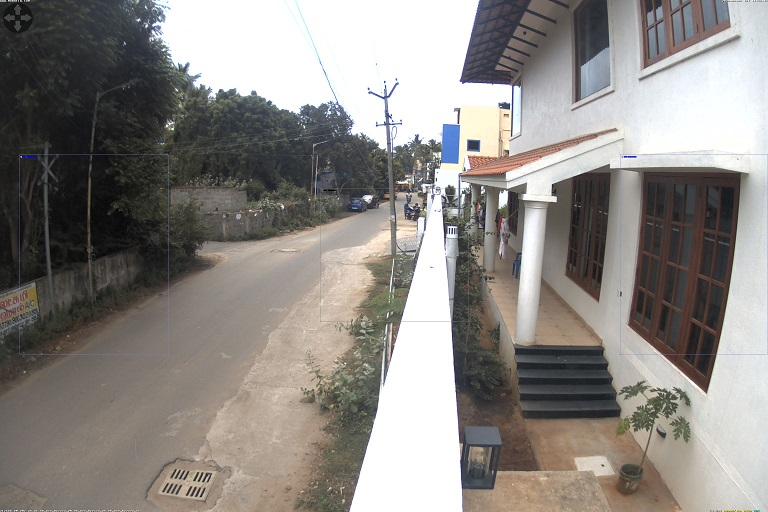
#> input picture street_cam.jpg, 768 x 512 px
$ jupyter execute 'OpenCV Display Text and Inverse Color.ipynb'   (shell and % lines are left out)
#> lines starting #> are read from the running program, lines starting #| are printed output that depends on the picture; after the words box and inside, x2 and y2 are one past the last pixel; in counts of white or black regions, pixels touching at a corner belong together
# Displaying Text on Image in OpenCV

[cell 1]
import cv2
import matplotlib.pyplot as plt

import numpy as np

[cell 2]
img = cv2.imread('./street_cam.jpg')
#> img is the input picture: shape (512, 768, 3); mean B, G, R 132.3, 136.5, 140.5

[cell 3]
plt.figure(figsize=(10,10))
plt.imshow(img[:,:,::-1]);plt.title('Original Image')
print(f'image dimensions: {img.shape}')
#| image dimensions: (512, 768, 3)

## Naive method to display text
***Let us display text and ensure the text height is 5% of the image height***

[cell 4]
TEXT_HEIGHT_PERCENTAGE = 0.05
FONT_THICKNESS=3
FONT_FACE = cv2.FONT_HERSHEY_SIMPLEX
TEXT_TO_DISPLAY = 'The quick brown fox jumps over the lazy dog'
FONT_COLOR = (255, 0, 0)

text_height = int(img.shape[0]*TEXT_HEIGHT_PERCENTAGE) #5% of the image height
#> text_height = 25

# Calculate the fontScale
fontScale = int(cv2.getFontScaleFromHeight(FONT_FACE, text_height, FONT_THICKNESS))
#> fontScale = 1
print(f"fontScale: {fontScale}")
#| fontScale: 1

imagewithText = img.copy()
#display text at (10,10) pixels from bottom left
cv2.putText(imagewithText, TEXT_TO_DISPLAY, (10, imagewithText.shape[0]-10), FONT_FACE, fontScale, FONT_COLOR, FONT_THICKNESS, cv2.LINE_AA);

plt.figure(figsize=(10,10))
plt.imshow(imagewithText[:,:,::-1]);plt.title('Displaying text on image - naive method');

**we can see that the text is clipped (for e.g. look at q. let us fix this**

To solve this, let us first calculate the text width and height. After that we can correctly fix the bottom left position of the text
## Correct way to display text on image

[cell 5]
textSize, baseLine = cv2.getTextSize(TEXT_TO_DISPLAY, FONT_FACE, fontScale, FONT_THICKNESS)
#> textSize = (732, 23); baseLine = 10
textWidth,textHeight = textSize
#> textWidth = 732; textHeight = 23

print(f"text sizes: width = {textWidth}, height = {textHeight}.")
#| text sizes: width = 732, height = 23.
print(f"baselines: {baseLine}")
#| baselines: 10

# Get the coordinates of text box bottom left corner
# The xccordinate will be such that the text is centered, ycoordinate will suchat the baseline is at 10 pixels from bottom
xcoordinate, ycoordinate = (img.shape[1] - textWidth)//2, (img.shape[0] - baseLine - 10)
#> xcoordinate = 18; ycoordinate = 492

print(f"TextBox Bottom Left: ({xcoordinate},{ycoordinate})")
#| TextBox Bottom Left: (18,492)

imagewithText = img.copy()

# Finally Draw the text
cv2.putText(imagewithText, TEXT_TO_DISPLAY, (xcoordinate, ycoordinate), FONT_FACE, fontScale, FONT_COLOR, FONT_THICKNESS, cv2.LINE_AA);
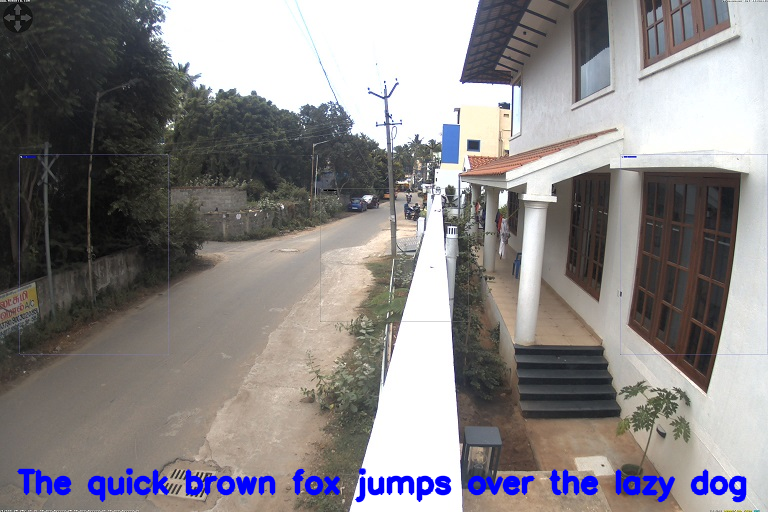
#> imagewithText: shape (512, 768, 3); mean B, G, R 134.5, 133.4, 137.2

plt.figure(figsize=(10,10))
plt.imshow(imagewithText[:,:,::-1]);plt.title('Image with text - no clippings, at center')

## Reversing text color based on the background color - automatically!
**Imagine you want to display text such that the text is always visible irrespective to the background.**

**This is especially required for surveillance cameras when there is significant movement**

**As you can see above the blue color is not clearly visible near the walls**

**Let us see how to display text in just the opposite color of the background, even if the background changes**

This is achieved in 3 steps
1. Extract the pixels of the text area (i.e. the pixels where text is overlaid)
2. Find out which are dark pixels and which are bright pixels in text area
3. Change Pixel values based on the pixel intensity values from text area

__Step-1: Extract text area pixels through masks__

[cell 6]
FONT_COLOR = (255,255,255)
rect_for_text = np.zeros_like(img)
rect_for_text_inv = 255-rect_for_text
rect_with_text = rect_for_text.copy()
rect_with_text_inv = rect_for_text_inv.copy()
cv2.putText(rect_with_text, TEXT_TO_DISPLAY, (xcoordinate, ycoordinate), FONT_FACE, fontScale, FONT_COLOR, FONT_THICKNESS, cv2.LINE_AA);
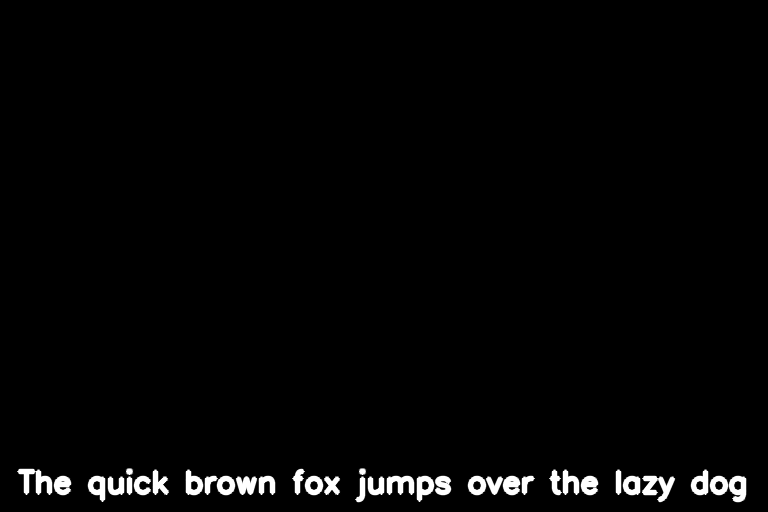
#> rect_with_text: shape (512, 768, 3); min 0, max 255, mean 5
cv2.putText(rect_with_text_inv, TEXT_TO_DISPLAY, (xcoordinate, ycoordinate), FONT_FACE, fontScale, (0,0,0), FONT_THICKNESS, cv2.LINE_AA);
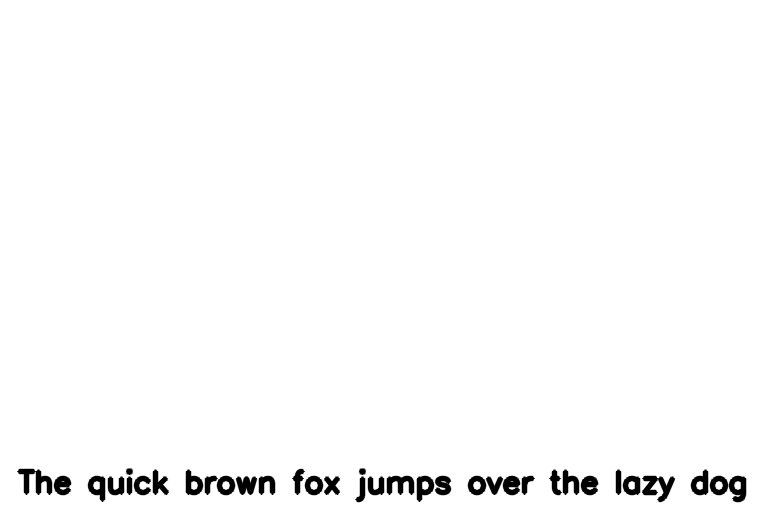
#> rect_with_text_inv: shape (512, 768, 3); min 0, max 255, mean 250
plt.imshow(rect_with_text[:,:,::-1]);plt.title('only text');
plt.figure()
plt.imshow(rect_with_text_inv[:,:,::-1]);plt.title('only text inv');

__step 2: Determine whether background pixels are dark or bright__

[cell 7]
THRESHOLD_INTENSITY_VALUE = 200

img_gray = cv2.cvtColor(img, cv2.COLOR_BGR2GRAY)
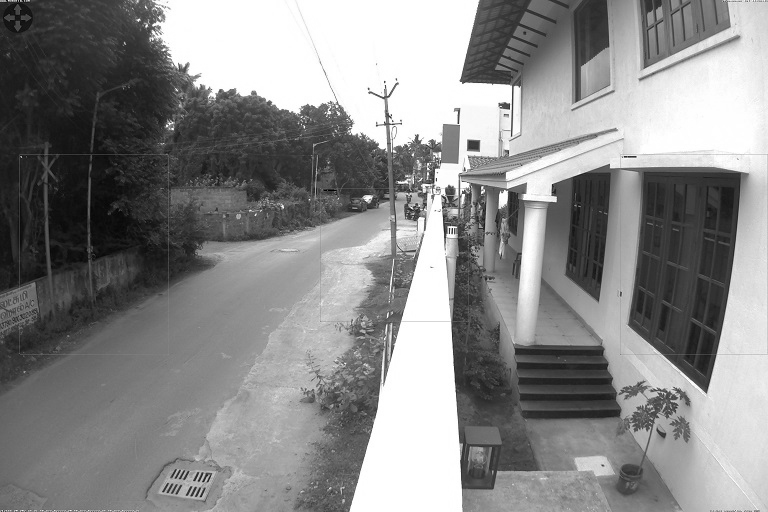
#> img_gray: shape (512, 768); min 0, max 255, mean 137.2
text_pixels_gray = np.bitwise_and(img_gray, rect_with_text[:,:,0])
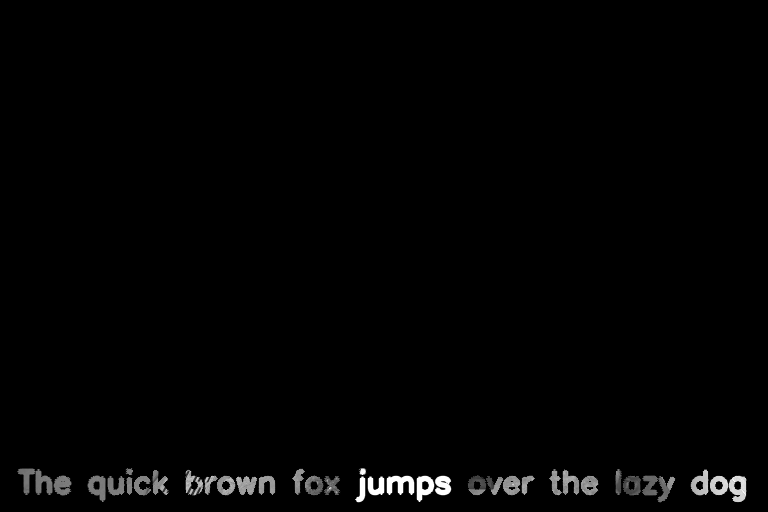
#> text_pixels_gray: shape (512, 768); min 0, max 255, mean 3.1

img_high_intensity = text_pixels_gray.copy()
img_high_intensity[text_pixels_gray>THRESHOLD_INTENSITY_VALUE] = 255
img_high_intensity[text_pixels_gray<=THRESHOLD_INTENSITY_VALUE] = 0
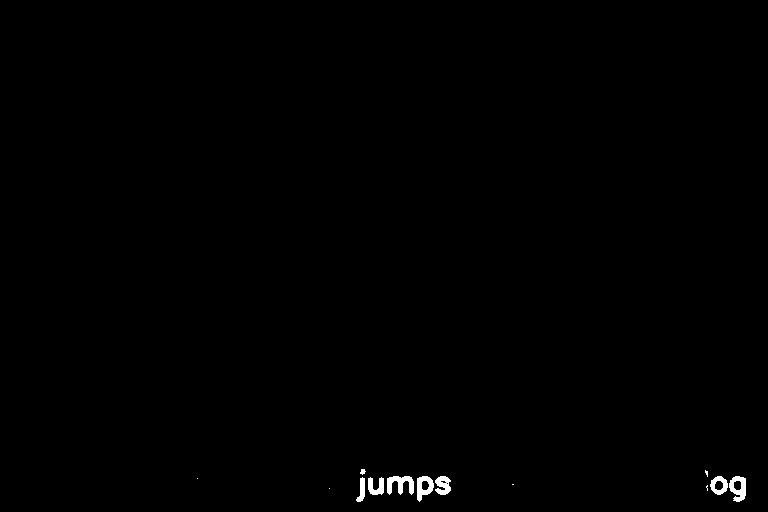
#> img_high_intensity: shape (512, 768); 0.41% white; 13 white regions (5 under 20 px), largest, box (x1, y1, x2, y2) and area: (387, 476, 414, 495) 311, (729, 476, 746, 502) 277, (417, 476, 434, 502) 256

img_low_intensity = text_pixels_gray.copy()
img_low_intensity[text_pixels_gray<=THRESHOLD_INTENSITY_VALUE] = 255
img_low_intensity[text_pixels_gray>THRESHOLD_INTENSITY_VALUE] = 0
img_low_intensity = np.bitwise_and(img_low_intensity, rect_with_text[:,:,0])

img_high_intensity_color = cv2.merge([img_high_intensity,img_high_intensity, img_high_intensity])
img_low_intensity_color = cv2.merge([img_low_intensity,img_low_intensity, img_low_intensity])
###
text_in_bright_background = np.bitwise_and(img, img_high_intensity_color)
text_in_dark_background = np.bitwise_and(img, img_low_intensity_color)

plt.imshow(img_low_intensity, cmap='gray');plt.title('text area pixels with low inensity (darker pixels are marked background)');
plt.figure();
plt.imshow(img_high_intensity, cmap='gray');plt.title('text area pixels with high inensity (darker pixels are marked background');

__step 3: Replace pixels values per brightness__

[cell 8]
final_image = np.bitwise_and(img, rect_with_text_inv) #+ np.bitwise_and(text_in_bright_background, rect_with_text)+np.bitwise_and(text_in_dark_background,rect_with_text)
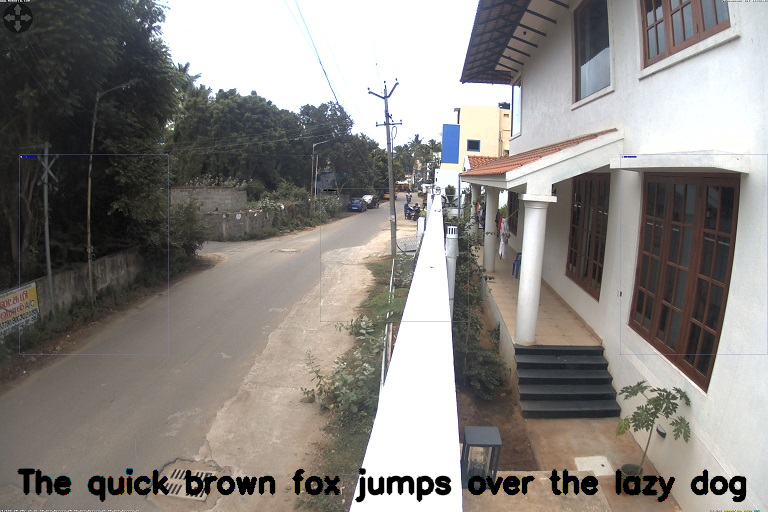
#> final_image: shape (512, 768, 3); mean B, G, R 129.4, 133.4, 137.2
final_image[text_in_bright_background!=0] = 0
#> final_image: shape (512, 768, 3); 0.04% of pixels changed, all inside (x1, y1, x2, y2) = (356, 469, 746, 502)
final_image[text_in_dark_background!=0] = 255
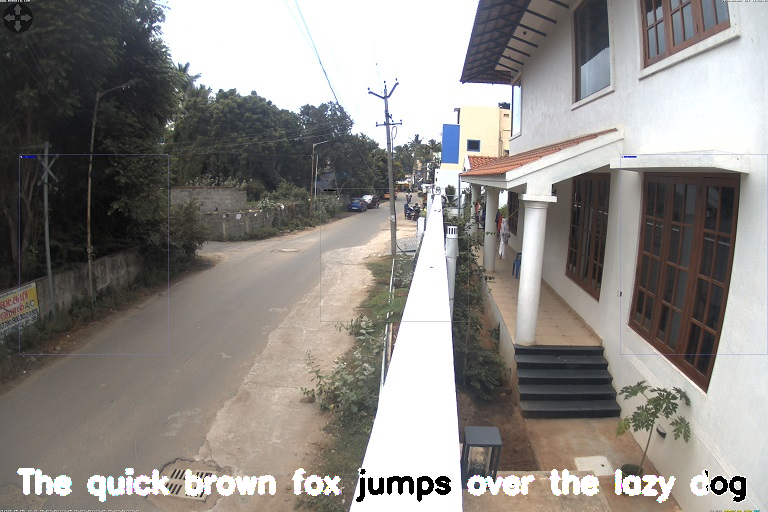
#> final_image: shape (512, 768, 3); mean B, G, R 134, 137.9, 141.6

plt.figure();
plt.imshow(final_image[:,:,::-1]);plt.title('finlal image');
